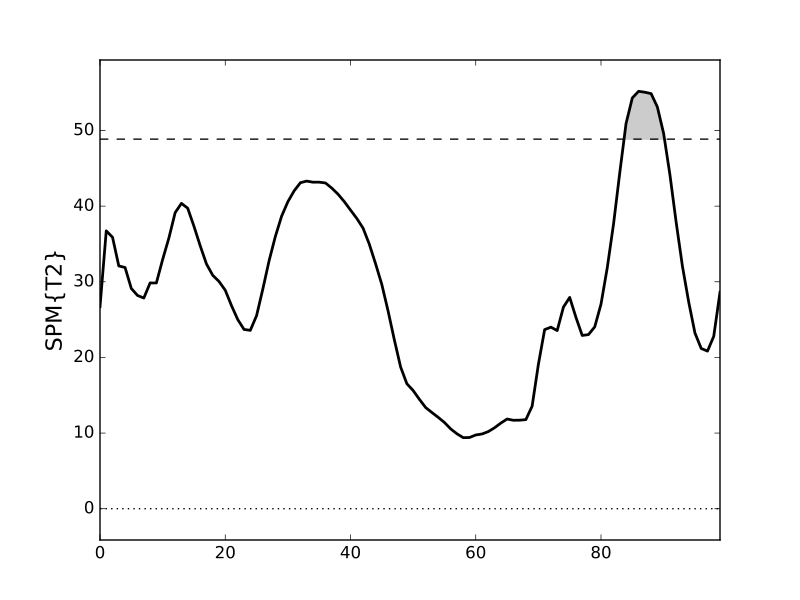

This figure's Python source:

import os
from matplotlib import pyplot
import spm1d



#(0) Load data:
dataset      = spm1d.data.mv1d.hotellings2.Besier2009muscleforces()
YA,YB        = dataset.get_data()  #A:slow, B:fast
print dataset



#(1) Conduct test:
alpha        = 0.05
T2           = spm1d.stats.hotellings2(YA, YB)
T2i          = T2.inference(0.05)



#(2) Plot:
pyplot.close('all')
T2i.plot()
# pyplot.show()
